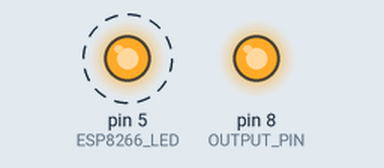
The sketch below on a simulated Arduino Uno, built with avr-gcc and run on an emulated ATmega328P. On the bench: output pins drawn as LEDs (lit = HIGH). Dashed ring = blinking. What the sketch prints to the serial monitor is not drawn.

Above: at 0.2 s.
Timing chart, 0 to 3.0 s (numbered marks = the images above):
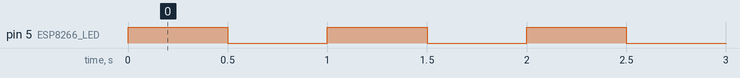

The sketch:

led_blink.ino
```cpp
#define ESP8266_LED 5
#define OUTPUT_PIN 8

void setup()
{
  Serial.begin(9600);
  pinMode(ESP8266_LED, OUTPUT);
  pinMode(OUTPUT_PIN, OUTPUT);
  digitalWrite(OUTPUT_PIN, HIGH);
}

void loop()
{
  digitalWrite(ESP8266_LED, HIGH);
  delay(500);
  Serial.println("blink");
  digitalWrite(ESP8266_LED, LOW);
  delay(500);
}
```

Measured:
- by itself, pin 5 (ESP8266_LED): alternates HIGH for 0.50 s and LOW for 0.50 s
